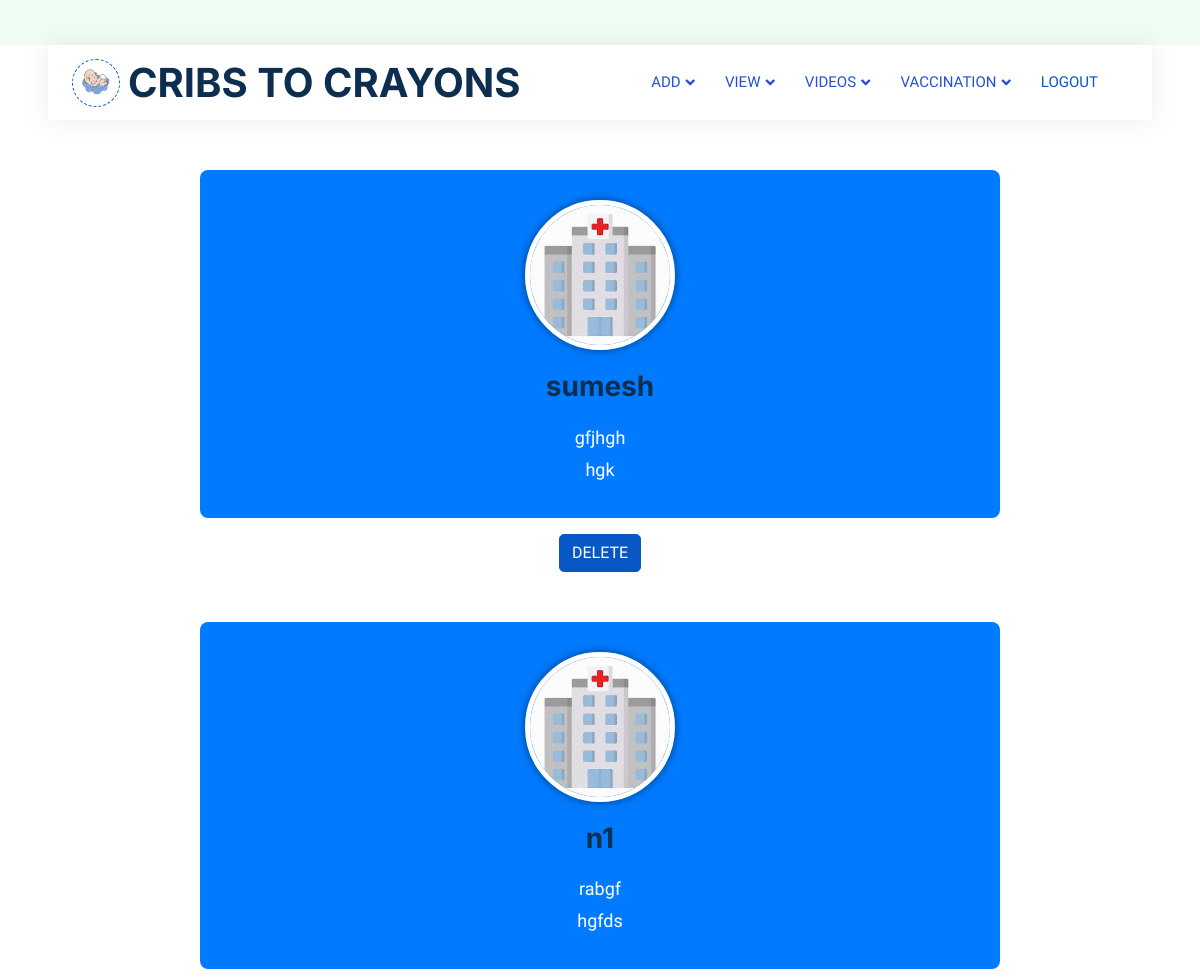
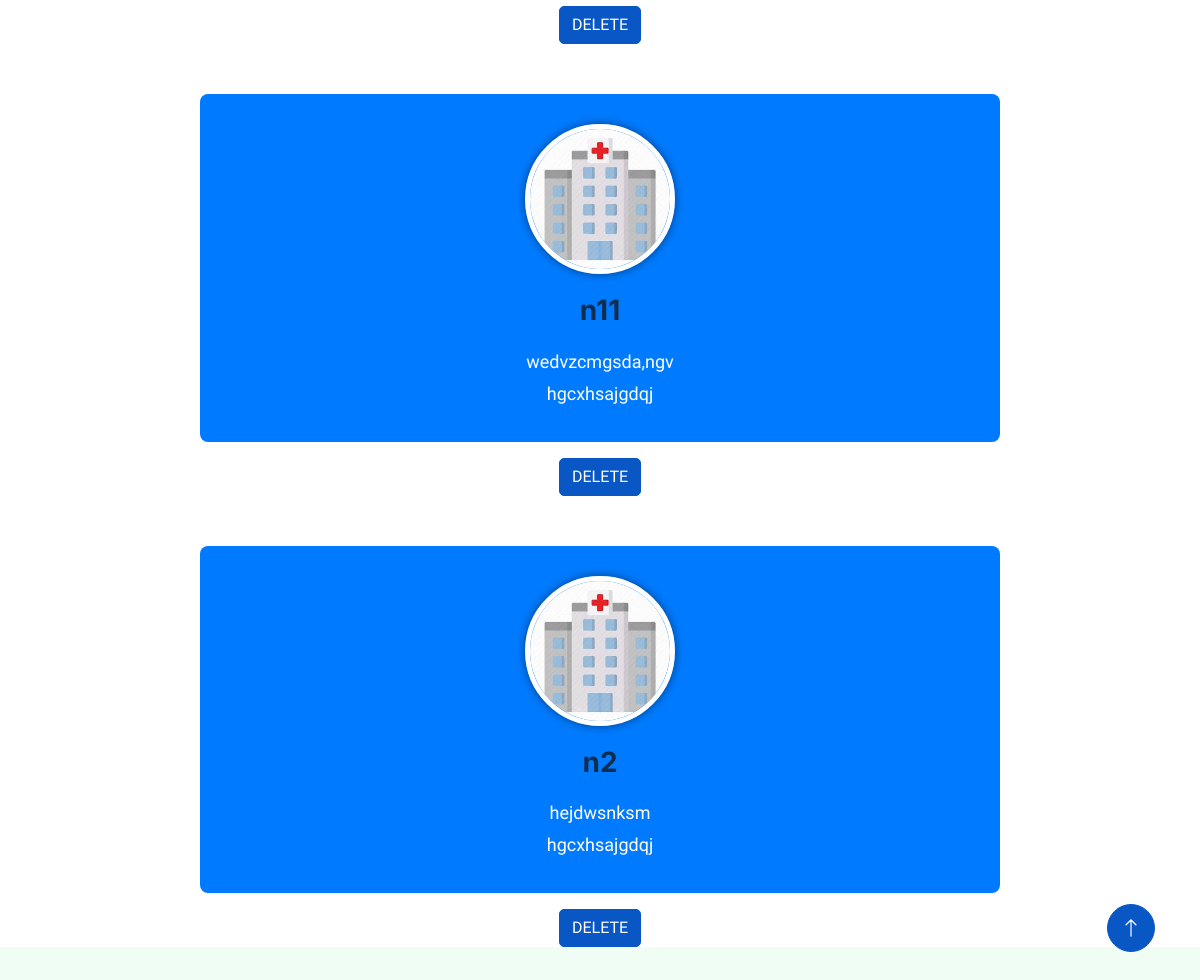
The page /viewnutritionist (signed in) on the database as committed earlier (2 pictures, top to bottom).
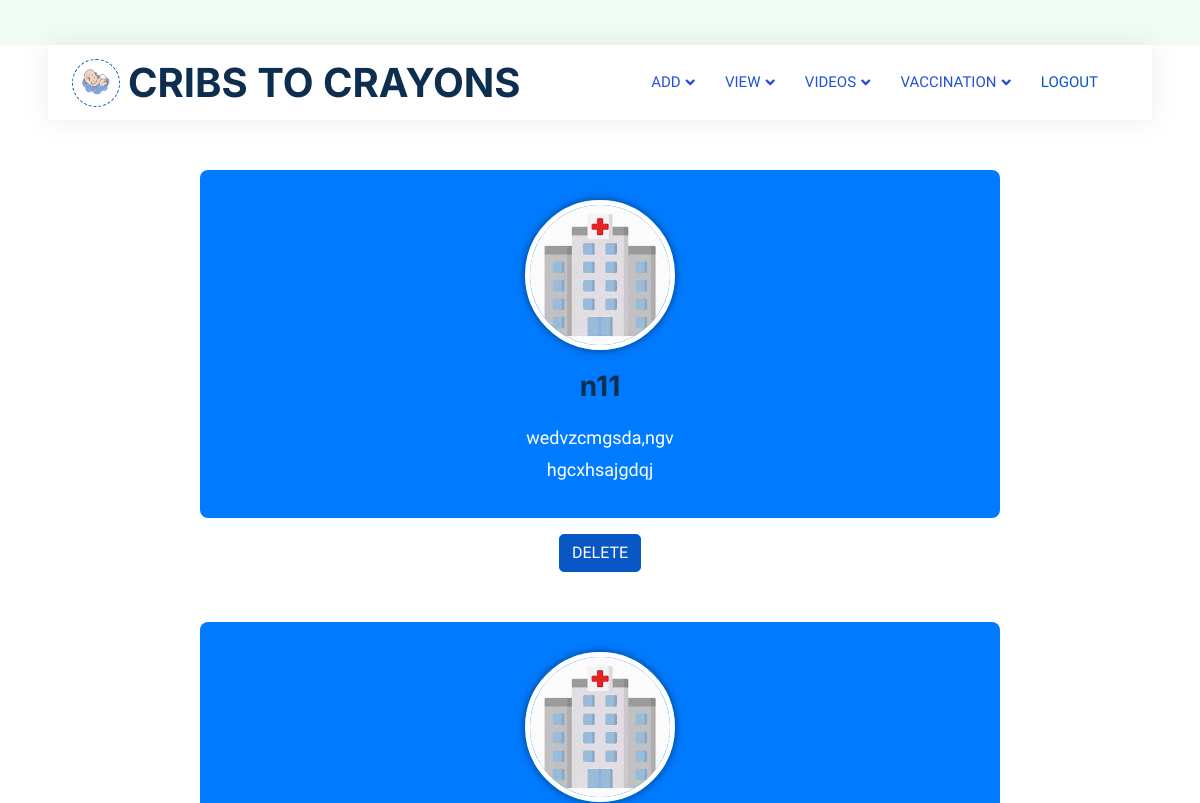
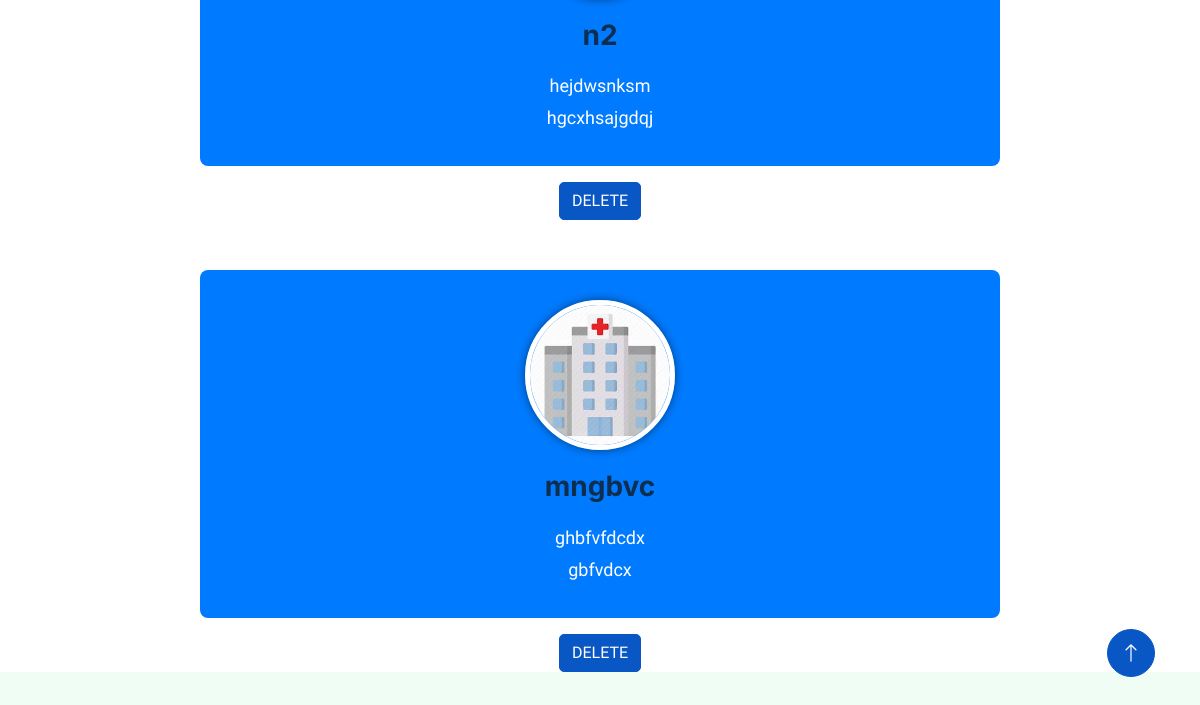
The same page on the database as committed later (2 pictures, top to bottom).
### app1/models.py (models this page shows)
class Nutritionist(models.Model):
    login_id=models.ForeignKey(LoginUser,on_delete=models.CASCADE)
    Nutritionist_name=models.CharField(max_length=20)
    hospital_id=models.ForeignKey(Hospital,on_delete=models.CASCADE)
    consulting_days=models.CharField(max_length=100)
    consulting_time=models.CharField(max_length=100)

### app1/views.py (the view)
# urls.py: path('viewnutritionist',views.view_nutritionist,name="viewnutritionist"),
def view_nutritionist(request):
    log_id=LoginUser.objects.get(id=request.user.id)
    hospital=Hospital.objects.get(login_id=log_id)
    nutritionist=Nutritionist.objects.filter(hospital_id=hospital)
    print(nutritionist)
    context={
        'nutritionist':nutritionist
    }
    return render(request,'Hospital/viewnutritionist.html',context)

### template/Hospital/viewnutritionist.html (shortened to what this page needs)
<!DOCTYPE html>
<html lang="en">
{% load static %}
<head>
    <link href="https://cdnjs.cloudflare.com/ajax/libs/font-awesome/5.10.0/css/all.min.css" rel="stylesheet">
    <link href="https://cdn.jsdelivr.net/npm/bootstrap-icons@1.4.1/font/bootstrap-icons.css" rel="stylesheet">
    <link href="{% static 'js/animate.min.css' %}" rel="stylesheet">
    <link href="{% static 'js/owl.carousel.min.css' %}" rel="stylesheet">
    <link href="{% static 'css/bootstrap.min.css' %}" rel="stylesheet">
    <link href="{% static 'css/style.css' %}" rel="stylesheet">
</head>
<body>
    <div class="container-xxl bg-white p-0">
        <div class="container-fluid nav-bar bg-transparent">
            <nav class="navbar navbar-expand-lg bg-white navbar-light py-0 px-4">
                <a href="" class="navbar-brand d-flex align-items-center text-center">
                    <div class="icon p-2 me-2">
                        <img class="img-fluid" src="{% static 'img/logo.gif' %}" alt="Icon" style="width: 30px; height: 30px;">
                    </div>
                    <h1 class="m-0 " >CRIBS TO CRAYONS</h1>
                </a>
                <div class="collapse navbar-collapse" id="navbarCollapse">
                    <div class="navbar-nav ms-auto">
                        <div class="nav-item dropdown">
                            <a href="#" class="nav-link dropdown-toggle" data-bs-toggle="dropdown">ADD</a>
                        </div>
                        <div class="nav-item dropdown">
                          <a href="#" class="nav-link dropdown-toggle" data-bs-toggle="dropdown">VIEW</a>
                      </div>
                      <div class="nav-item dropdown">
                        <a href="#" class="nav-link dropdown-toggle" data-bs-toggle="dropdown">VIDEOS</a>
                    </div>
                      <div class="nav-item dropdown">
                        <a href="#" class="nav-link dropdown-toggle" data-bs-toggle="dropdown">VACCINATION</a>
                  </div>
                    <a href="{% url 'login'%}" class="nav-item nav-link active" >LOGOUT</a>
                </div>
            </nav>
        </div>
{% for i in nutritionist %}
<div class="profile-container">
  <div class="profile-header text-center">
    <img src="{% static 'img/h1.jpeg' %}" alt="Profile Picture" class="profile-picture">
    <h1 class="profile-name">{{ i.Nutritionist_name }}</h1>
    <div class="profile-details">
      <p>{{ i.consulting_days }}</p>
      <p>{{ i.consulting_time }}</p>
    </div>
  </div>
  <div class="text-center mt-3">
    <a href="{% url 'deletenutritionist' id=i.id %}" class="btn btn-primary">DELETE</a>
  </div>
{% endfor %}
</div>
<a href="#" class="btn btn-lg btn-primary btn-lg-square back-to-top"><i class="bi bi-arrow-up"></i></a>
</div>
</body>
</html>

Rows that differ between the two databases and show on the page:
removed Nutritionist: Nutritionist_name "sumesh", consulting_days "gfjhgh", consulting_time "hgk"
removed Nutritionist: Nutritionist_name "n1", consulting_days "rabgf", consulting_time "hgfds"
added Nutritionist: Nutritionist_name "mngbvc", consulting_days "ghbfvfdcdx", consulting_time "gbfvdcx"
